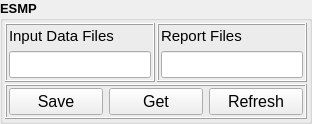
                   <widget class="QGroupBox" name="GB_Esmp">
                    <property name="font">
                     <font>
                      <pointsize>10</pointsize>
                      <weight>75</weight>
                      <bold>true</bold>
                     </font>
                    </property>
                    <property name="title">
                     <string>ESMP</string>
                    </property>
                    <layout class="QGridLayout" name="gridLayout_10">
                     <property name="leftMargin">
                      <number>2</number>
                     </property>
                     <property name="topMargin">
                      <number>2</number>
                     </property>
                     <property name="rightMargin">
                      <number>2</number>
                     </property>
                     <property name="bottomMargin">
                      <number>2</number>
                     </property>
                     <property name="spacing">
                      <number>2</number>
                     </property>
                     <item row="0" column="0">
                      <widget class="QFrame" name="frame_30">
                       <property name="frameShape">
                        <enum>QFrame::Box</enum>
                       </property>
                       <property name="frameShadow">
                        <enum>QFrame::Raised</enum>
                       </property>
                       <layout class="QVBoxLayout" name="verticalLayout_26">
                        <property name="leftMargin">
                         <number>2</number>
                        </property>
                        <property name="topMargin">
                         <number>2</number>
                        </property>
                        <property name="rightMargin">
                         <number>2</number>
                        </property>
                        <property name="bottomMargin">
                         <number>2</number>
                        </property>
                        <item>
                         <widget class="QLabel" name="label_7">
                          <property name="font">
                           <font>
                            <pointsize>11</pointsize>
                            <weight>50</weight>
                            <bold>false</bold>
                           </font>
                          </property>
                          <property name="text">
                           <string>Input Data Files</string>
                          </property>
                         </widget>
                        </item>
                        <item>
                         <widget class="QLineEdit" name="LE_Inputdatafiles_2">
                          <property name="minimumSize">
                           <size>
                            <width>0</width>
                            <height>25</height>
                           </size>
                          </property>
                          <property name="font">
                           <font>
                            <pointsize>12</pointsize>
                            <weight>50</weight>
                            <bold>false</bold>
                           </font>
                          </property>
                         </widget>
                        </item>
                       </layout>
                      </widget>
                     </item>
                     <item row="0" column="1">
                      <widget class="QFrame" name="frame_31">
                       <property name="frameShape">
                        <enum>QFrame::Box</enum>
                       </property>
                       <property name="frameShadow">
                        <enum>QFrame::Raised</enum>
                       </property>
                       <layout class="QVBoxLayout" name="verticalLayout_27">
                        <property name="leftMargin">
                         <number>2</number>
                        </property>
                        <property name="topMargin">
                         <number>2</number>
                        </property>
                        <property name="rightMargin">
                         <number>2</number>
                        </property>
                        <property name="bottomMargin">
                         <number>2</number>
                        </property>
                        <item>
                         <widget class="QLabel" name="label_9">
                          <property name="font">
                           <font>
                            <pointsize>11</pointsize>
                            <weight>50</weight>
                            <bold>false</bold>
                           </font>
                          </property>
                          <property name="text">
                           <string>Report Files</string>
                          </property>
                         </widget>
                        </item>
                        <item>
                         <widget class="QLineEdit" name="LE_Reportfiles_2">
                          <property name="minimumSize">
                           <size>
                            <width>0</width>
                            <height>25</height>
                           </size>
                          </property>
                          <property name="font">
                           <font>
                            <pointsize>12</pointsize>
                            <weight>50</weight>
                            <bold>false</bold>
                           </font>
                          </property>
                         </widget>
                        </item>
                       </layout>
                      </widget>
                     </item>
                     <item row="1" column="0" colspan="2">
                      <widget class="QFrame" name="frame_32">
                       <property name="frameShape">
                        <enum>QFrame::Box</enum>
                       </property>
                       <property name="frameShadow">
                        <enum>QFrame::Raised</enum>
                       </property>
                       <layout class="QHBoxLayout" name="horizontalLayout_7">
                        <property name="leftMargin">
                         <number>2</number>
                        </property>
                        <property name="topMargin">
                         <number>2</number>
                        </property>
                        <property name="rightMargin">
                         <number>2</number>
                        </property>
                        <property name="bottomMargin">
                         <number>2</number>
                        </property>
                        <item>
                         <widget class="QPushButton" name="PB_Save_7">
                          <property name="minimumSize">
                           <size>
                            <width>0</width>
                            <height>25</height>
                           </size>
                          </property>
                          <property name="font">
                           <font>
                            <pointsize>12</pointsize>
                            <weight>50</weight>
                            <bold>false</bold>
                           </font>
                          </property>
                          <property name="text">
                           <string>Save</string>
                          </property>
                         </widget>
                        </item>
                        <item>
                         <widget class="QPushButton" name="PB_Get_4">
                          <property name="minimumSize">
                           <size>
                            <width>0</width>
                            <height>25</height>
                           </size>
                          </property>
                          <property name="font">
                           <font>
                            <pointsize>12</pointsize>
                            <weight>50</weight>
                            <bold>false</bold>
                           </font>
                          </property>
                          <property name="text">
                           <string>Get</string>
                          </property>
                         </widget>
                        </item>
                        <item>
                         <widget class="QPushButton" name="PB_Refresh_4">
                          <property name="minimumSize">
                           <size>
                            <width>0</width>
                            <height>25</height>
                           </size>
                          </property>
                          <property name="font">
                           <font>
                            <pointsize>12</pointsize>
                            <weight>50</weight>
                            <bold>false</bold>
                           </font>
                          </property>
                          <property name="text">
                           <string>Refresh</string>
                          </property>
                         </widget>
                        </item>
                       </layout>
                      </widget>
                     </item>
                    </layout>
                   </widget>
